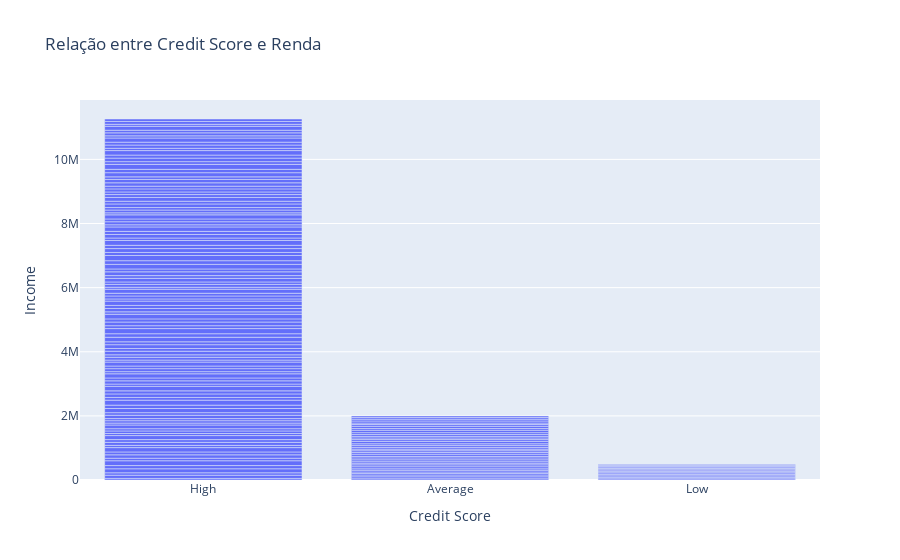

The cell this chart's notebook holds for it:
### Code cell
# D) Relação entre scorde de credito e salário
fig = px.bar(df, x='Credit Score', y='Income', title='Relação entre Credit Score e Renda')
fig.show()

### Figure 1 — Plotly figure (JSON) as saved in the notebook; plotly's stock layout.template omitted (floating-point values rounded to 4 significant figures; data arrays with more than 128 entries replaced by an {"elided": "..."} marker saying what was removed)
{"data": [{"alignmentgroup": "True", "hovertemplate": "Credit Score=%{x}<br>Income=%{y}<extra></extra>", "legendgroup": "", "marker": {"color": "#636efa", "pattern": {"shape": ""}}, "name": "", "offsetgroup": "", "orientation": "v", "showlegend": false, "textposition": "auto", "type": "bar", "x": {"elided": "164 str values"}, "xaxis": "x", "y": {"elided": "164 int values"}, "yaxis": "y"}], "layout": {"barmode": "relative", "legend": {"tracegroupgap": 0}, "title": {"text": "Relação entre Credit Score e Renda"}, "xaxis": {"anchor": "y", "domain": [0, 1], "title": {"text": "Credit Score"}}, "yaxis": {"anchor": "x", "domain": [0, 1], "title": {"text": "Income"}}}}
